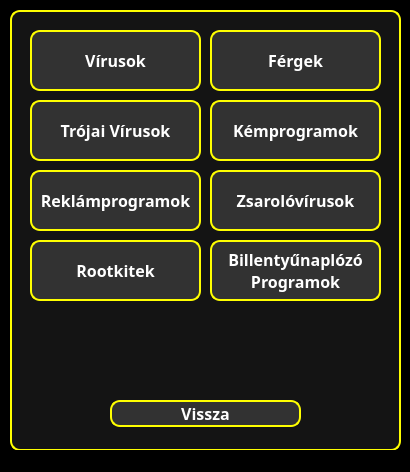
<?xml version="1.0" encoding="UTF-8"?>
<ui version="4.0">
 <class>learningGame</class>
 <widget class="QMainWindow" name="learningGame">
  <property name="geometry">
   <rect>
    <x>0</x>
    <y>0</y>
    <width>410</width>
    <height>472</height>
   </rect>
  </property>
  <property name="windowTitle">
   <string>Anyagok</string>
  </property>
  <property name="styleSheet">
   <string notr="true">* {
	background-color: black;
}</string>
  </property>
  <widget class="QWidget" name="centralwidget">
   <widget class="QWidget" name="widget_3" native="true">
    <property name="geometry">
     <rect>
      <x>10</x>
      <y>10</y>
      <width>391</width>
      <height>441</height>
     </rect>
    </property>
    <property name="styleSheet">
     <string notr="true">* {
	background-color: rgb(20, 20, 20);
	border: 2px solid yellow;
	border-radius: 10px;
	color: white;
	font-size: 16px;
	font-weight: bold;
}</string>
    </property>
    <widget class="QPushButton" name="backButton">
     <property name="geometry">
      <rect>
       <x>100</x>
       <y>390</y>
       <width>191</width>
       <height>27</height>
      </rect>
     </property>
     <property name="font">
      <font>
       <family>Corbel</family>
       <pointsize>-1</pointsize>
       <bold>true</bold>
      </font>
     </property>
     <property name="styleSheet">
      <string notr="true">* {
	background-color: rgb(50, 50, 50);
	color: white;
}

*:hover {
	background-color: black;
	color: yellow;
}</string>
     </property>
     <property name="text">
      <string>Vissza</string>
     </property>
    </widget>
    <widget class="QWidget" name="widget_2" native="true">
     <property name="geometry">
      <rect>
       <x>10</x>
       <y>10</y>
       <width>371</width>
       <height>291</height>
      </rect>
     </property>
     <property name="styleSheet">
      <string notr="true">* {
	background-color: rgb(20, 20, 20);
	border: None;
	border-radius: 10px;
	color: white;
	font-size: 16px;
	font-weight: bold;
}</string>
     </property>
     <widget class="QPushButton" name="viruses">
      <property name="geometry">
       <rect>
        <x>10</x>
        <y>10</y>
        <width>171</width>
        <height>61</height>
       </rect>
      </property>
      <property name="font">
       <font>
        <family>Corbel</family>
        <pointsize>-1</pointsize>
        <bold>true</bold>
       </font>
      </property>
      <property name="styleSheet">
       <string notr="true">* {
	background-color: rgb(50, 50, 50);
	border: 2px solid yellow;
	color: white;
}

*:hover {
	background-color: black;
	color: yellow;
}</string>
      </property>
      <property name="text">
       <string>Vírusok</string>
      </property>
     </widget>
     <widget class="QPushButton" name="worms">
      <property name="geometry">
       <rect>
        <x>190</x>
        <y>10</y>
        <width>171</width>
        <height>61</height>
       </rect>
      </property>
      <property name="font">
       <font>
        <family>Corbel</family>
        <pointsize>-1</pointsize>
        <bold>true</bold>
       </font>
      </property>
      <property name="styleSheet">
       <string notr="true">* {
	background-color: rgb(50, 50, 50);
	border: 2px solid yellow;
	color: white;
}

*:hover {
	background-color: black;
	color: yellow;
}</string>
      </property>
      <property name="text">
       <string>Férgek</string>
      </property>
     </widget>
     <widget class="QPushButton" name="spywares">
      <property name="geometry">
       <rect>
        <x>190</x>
        <y>80</y>
        <width>171</width>
        <height>61</height>
       </rect>
      </property>
      <property name="font">
       <font>
        <family>Corbel</family>
        <pointsize>-1</pointsize>
        <bold>true</bold>
       </font>
      </property>
      <property name="styleSheet">
       <string notr="true">* {
	background-color: rgb(50, 50, 50);
	border: 2px solid yellow;
	color: white;
}

*:hover {
	background-color: black;
	color: yellow;
}</string>
      </property>
      <property name="text">
       <string>Kémprogramok</string>
      </property>
     </widget>
     <widget class="QPushButton" name="trojans">
      <property name="geometry">
       <rect>
        <x>10</x>
        <y>80</y>
        <width>171</width>
        <height>61</height>
       </rect>
      </property>
      <property name="font">
       <font>
        <family>Corbel</family>
        <pointsize>-1</pointsize>
        <bold>true</bold>
       </font>
      </property>
      <property name="styleSheet">
       <string notr="true">* {
	background-color: rgb(50, 50, 50);
	border: 2px solid yellow;
	color: white;
}

*:hover {
	background-color: black;
	color: yellow;
}</string>
      </property>
      <property name="text">
       <string>Trójai Vírusok</string>
      </property>
     </widget>
     <widget class="QPushButton" name="adwares">
      <property name="geometry">
       <rect>
        <x>10</x>
        <y>150</y>
        <width>171</width>
        <height>61</height>
       </rect>
      </property>
      <property name="font">
       <font>
        <family>Corbel</family>
        <pointsize>-1</pointsize>
        <bold>true</bold>
       </font>
      </property>
      <property name="styleSheet">
       <string notr="true">* {
	background-color: rgb(50, 50, 50);
	border: 2px solid yellow;
	color: white;
}

*:hover {
	background-color: black;
	color: yellow;
}</string>
      </property>
      <property name="text">
       <string>Reklámprogramok</string>
      </property>
     </widget>
     <widget class="QPushButton" name="ransomwares">
      <property name="geometry">
       <rect>
        <x>190</x>
        <y>150</y>
        <width>171</width>
        <height>61</height>
       </rect>
      </property>
      <property name="font">
       <font>
        <family>Corbel</family>
        <pointsize>-1</pointsize>
        <bold>true</bold>
       </font>
      </property>
      <property name="styleSheet">
       <string notr="true">* {
	background-color: rgb(50, 50, 50);
	border: 2px solid yellow;
	color: white;
}

*:hover {
	background-color: black;
	color: yellow;
}</string>
      </property>
      <property name="text">
       <string>Zsarolóvírusok</string>
      </property>
     </widget>
     <widget class="QPushButton" name="keyloggers">
      <property name="geometry">
       <rect>
        <x>190</x>
        <y>220</y>
        <width>171</width>
        <height>61</height>
       </rect>
      </property>
      <property name="font">
       <font>
        <family>Corbel</family>
        <pointsize>-1</pointsize>
        <bold>true</bold>
       </font>
      </property>
      <property name="styleSheet">
       <string notr="true">* {
	background-color: rgb(50, 50, 50);
	border: 2px solid yellow;
	color: white;
}

*:hover {
	background-color: black;
	color: yellow;
}</string>
      </property>
      <property name="text">
       <string>Billentyűnaplózó
Programok</string>
      </property>
     </widget>
     <widget class="QPushButton" name="rootkits">
      <property name="geometry">
       <rect>
        <x>10</x>
        <y>220</y>
        <width>171</width>
        <height>61</height>
       </rect>
      </property>
      <property name="font">
       <font>
        <family>Corbel</family>
        <pointsize>-1</pointsize>
        <bold>true</bold>
       </font>
      </property>
      <property name="styleSheet">
       <string notr="true">* {
	background-color: rgb(50, 50, 50);
	border: 2px solid yellow;
	color: white;
}

*:hover {
	background-color: black;
	color: yellow;
}</string>
      </property>
      <property name="text">
       <string>Rootkitek</string>
      </property>
     </widget>
    </widget>
   </widget>
  </widget>
  <widget class="QStatusBar" name="statusbar"/>
 </widget>
 <resources/>
 <connections/>
</ui>
